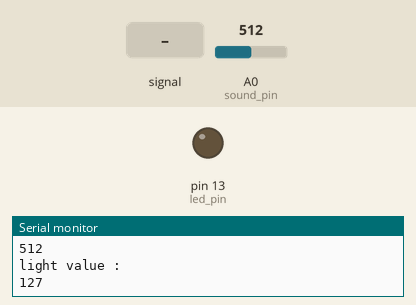
A sketch run on a simulated Arduino Uno, built with avr-gcc and run on an emulated ATmega328P. Parts: output pins drawn as LEDs (lit = HIGH), the last lines printed to the serial monitor. Inputs (shaded band) come from the test bench; at power-on: A0 (sound_pin) = 512.

Above: at 1.3 s.
1.4 s: A0 (sound_pin) fed a 200 Hz sine of ±81 counts around its level
At 3.9 s:
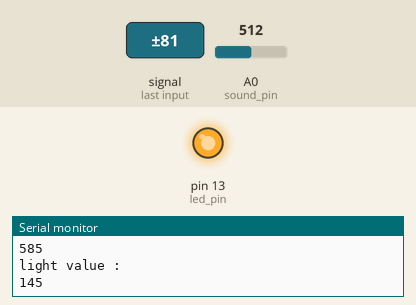
4.4 s: A0 (sound_pin) set to 716
At 5.4 s:
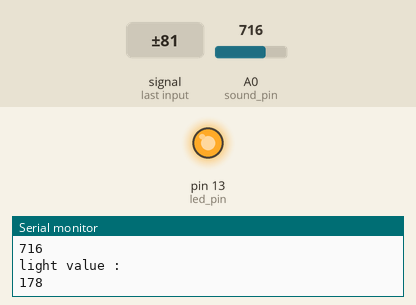
5.9 s: A0 (sound_pin) set to 521
7.4 s: A0 (sound_pin) set to 499
At 8.8 s:
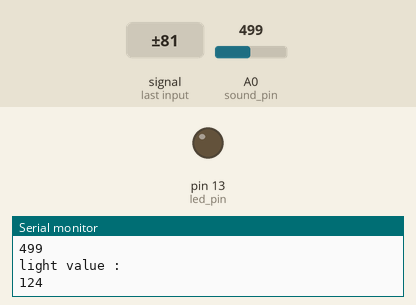
Timing chart, 0 to 10.0 s (numbered marks = the images above; inputs shaded):
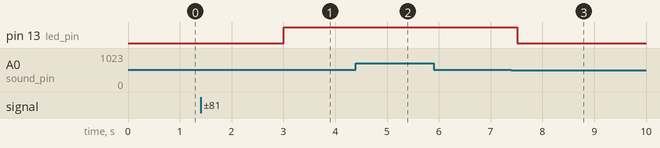

The sketch:

sound.ino
```cpp
// 사운드 모듈은 아웃풋이 아날로그 - 별도 핀 설정 할 필요 없지만 밑에 쓴거 의미없
// led 핀 설정

int sound_pin = A0;
int led_pin = 13;

void setup() {
  Serial.begin(9600);
  pinMode(led_pin, OUTPUT);
}

// led 는 0~255 사이 값
void loop() {
  int sound_value = analogRead(sound_pin);
  int light_value = map(sound_value, 0, 1023, 0, 255);

  Serial.println("sound value : ");
  Serial.println(sound_value);

  Serial.println("light value : ");
  Serial.println(light_value);

  // led 핀에 변환한 값 출력
  analogWrite(led_pin, light_value);
  delay(500);
}
```

Measured:
- the behaviour switches between 514 and 513 on A0 (sound_pin) (found by bisection; images 2 and 3)
- after the input at 1.4 s, pin 13 (led_pin): LOW → HIGH after 1.6 s
- after the input at 4.4 s, pin 13 (led_pin): stays HIGH (without the input it goes to LOW after 0.61 s)
- after the input at 7.4 s, pin 13 (led_pin): HIGH → LOW after 0.11 s
